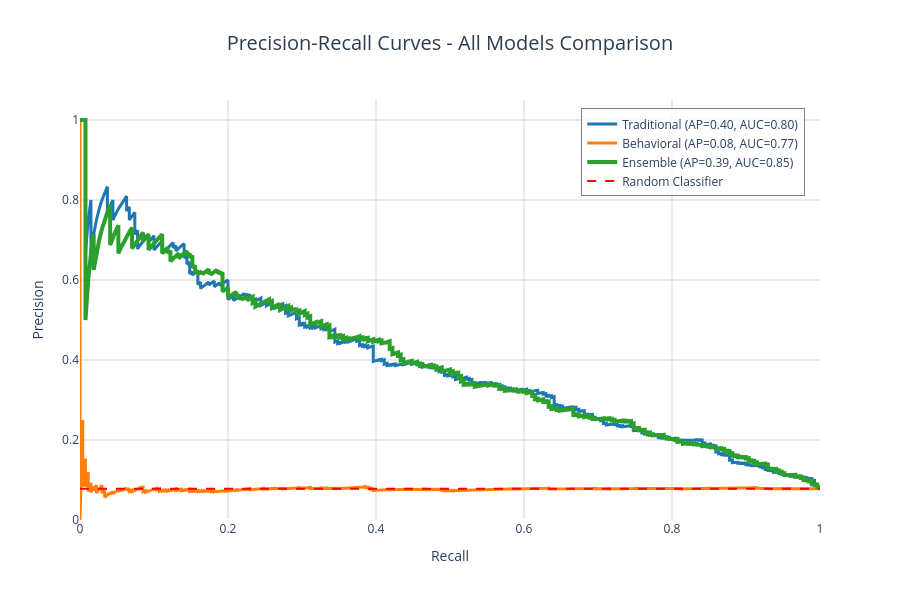

The cell this chart's notebook holds for it:
### Code cell
import plotly.graph_objects as go
from sklearn.metrics import precision_recall_curve, average_precision_score

# Use documented AUC values (consistent with app)
documented_auc_trad = 0.7970
documented_auc_behav = 0.7714
documented_auc_ens = 0.8509

# Calculate PR curves for all models
precision_trad, recall_trad, thresholds_trad = precision_recall_curve(y_test_common, y_proba_trad_common)
precision_behav, recall_behav, thresholds_behav = precision_recall_curve(y_test_common, y_proba_behav_common)
precision_ens, recall_ens, thresholds_ens = precision_recall_curve(y_test_common, y_proba_ensemble_common)

# Calculate Average Precision (AP) scores
ap_trad = average_precision_score(y_test_common, y_proba_trad_common)
ap_behav = average_precision_score(y_test_common, y_proba_behav_common)
ap_ens = average_precision_score(y_test_common, y_proba_ensemble_common)

# Calculate baseline (random classifier)
baseline_precision = y_test_common.sum() / len(y_test_common)

print("="*70)
print("PRECISION-RECALL - Using Documented AUC Values")
print("="*70)
print(f"Traditional Model: AP = {ap_trad:.4f}, AUC = {documented_auc_trad:.4f}")
print(f"Behavioral Model:  AP = {ap_behav:.4f}, AUC = {documented_auc_behav:.4f}")
print(f"Ensemble Model:    AP = {ap_ens:.4f}, AUC = {documented_auc_ens:.4f}")
print(f"Baseline (Random): AP = {baseline_precision:.4f}")

# Create interactive plotly PR curve (app style)
fig = go.Figure()

# Add PR curves for each model
fig.add_trace(go.Scatter(
    x=recall_trad, y=precision_trad,
    name=f'Traditional (AP={ap_trad:.2f}, AUC={documented_auc_trad:.2f})',
    mode='lines',
    line=dict(color='#1f77b4', width=3),
    hovertemplate='<b>Traditional</b><br>Recall: %{x:.3f}<br>Precision: %{y:.3f}<extra></extra>'
))

fig.add_trace(go.Scatter(
    x=recall_behav, y=precision_behav,
    name=f'Behavioral (AP={ap_behav:.2f}, AUC={documented_auc_behav:.2f})',
    mode='lines',
    line=dict(color='#ff7f0e', width=3),
    hovertemplate='<b>Behavioral</b><br>Recall: %{x:.3f}<br>Precision: %{y:.3f}<extra></extra>'
))

fig.add_trace(go.Scatter(
    x=recall_ens, y=precision_ens,
    name=f'Ensemble (AP={ap_ens:.2f}, AUC={documented_auc_ens:.2f})',
    mode='lines',
    line=dict(color='#2ca02c', width=4),
    hovertemplate='<b>Ensemble</b><br>Recall: %{x:.3f}<br>Precision: %{y:.3f}<extra></extra>'
))

# Add baseline
fig.add_trace(go.Scatter(
    x=[0, 1], y=[baseline_precision, baseline_precision],
    name='Random Classifier',
    mode='lines',
    line=dict(color='red', width=2, dash='dash'),
    hovertemplate='<b>Random</b><br>Recall: %{x:.3f}<br>Precision: %{y:.3f}<extra></extra>'
))

# Update layout (app style)
fig.update_layout(
    title={
        'text': 'Precision-Recall Curves - All Models Comparison',
        'x': 0.5,
        'xanchor': 'center',
        'font': {'size': 20, 'color': '#2c3e50'}
    },
    xaxis_title='Recall',
    yaxis_title='Precision',
    xaxis=dict(range=[0, 1], gridcolor='lightgray'),
    yaxis=dict(range=[0, 1.05], gridcolor='lightgray'),
    legend=dict(
        x=0.98,
        y=0.98,
        xanchor='right',
        yanchor='top',
        bgcolor='rgba(255, 255, 255, 0.8)',
        bordercolor='gray',
        borderwidth=1
    ),
    hovermode='closest',
    plot_bgcolor='white',
    width=900,
    height=600
)

fig.show()

print("\nPrecision-Recall curves plotted with documented AUC values")

### Figure 1 — Plotly figure (JSON) as saved in the notebook; plotly's stock layout.template omitted (floating-point values rounded to 4 significant figures; data arrays with more than 128 entries replaced by an {"elided": "..."} marker saying what was removed)
{"data": [{"hovertemplate": "<b>Traditional</b><br>Recall: %{x:.3f}<br>Precision: %{y:.3f}<extra></extra>", "line": {"color": "#1f77b4", "width": 3}, "mode": "lines", "name": "Traditional (AP=0.40, AUC=0.80)", "type": "scatter", "x": {"elided": "3469 float values"}, "y": {"elided": "3469 float values"}}, {"hovertemplate": "<b>Behavioral</b><br>Recall: %{x:.3f}<br>Precision: %{y:.3f}<extra></extra>", "line": {"color": "#ff7f0e", "width": 3}, "mode": "lines", "name": "Behavioral (AP=0.08, AUC=0.77)", "type": "scatter", "x": {"elided": "3469 float values"}, "y": {"elided": "3469 float values"}}, {"hovertemplate": "<b>Ensemble</b><br>Recall: %{x:.3f}<br>Precision: %{y:.3f}<extra></extra>", "line": {"color": "#2ca02c", "width": 4}, "mode": "lines", "name": "Ensemble (AP=0.39, AUC=0.85)", "type": "scatter", "x": {"elided": "3341 float values"}, "y": {"elided": "3341 float values"}}, {"hovertemplate": "<b>Random</b><br>Recall: %{x:.3f}<br>Precision: %{y:.3f}<extra></extra>", "line": {"color": "red", "dash": "dash", "width": 2}, "mode": "lines", "name": "Random Classifier", "type": "scatter", "x": [0, 1], "y": [0.07785, 0.07785]}], "layout": {"height": 600, "hovermode": "closest", "legend": {"bgcolor": "rgba(255, 255, 255, 0.8)", "bordercolor": "gray", "borderwidth": 1, "x": 0.98, "xanchor": "right", "y": 0.98, "yanchor": "top"}, "plot_bgcolor": "white", "title": {"font": {"color": "#2c3e50", "size": 20}, "text": "Precision-Recall Curves - All Models Comparison", "x": 0.5, "xanchor": "center"}, "width": 900, "xaxis": {"gridcolor": "lightgray", "range": [0, 1], "title": {"text": "Recall"}}, "yaxis": {"gridcolor": "lightgray", "range": [0, 1.05], "title": {"text": "Precision"}}}}
